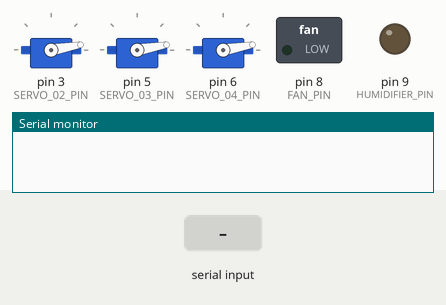
This sketch was run on a simulated Arduino Uno, built with avr-gcc and run on an emulated ATmega328P. On the bench: 3 × servo, switched loads named in the sketch (green lamp = pin HIGH), output pins drawn as LEDs (lit = HIGH), the last lines printed to the serial monitor. The inputs (shaded band) are chosen by the test bench.

Above: at 1.2 s.
1.3 s: "ON\n" received over Serial
At 1.75 s:
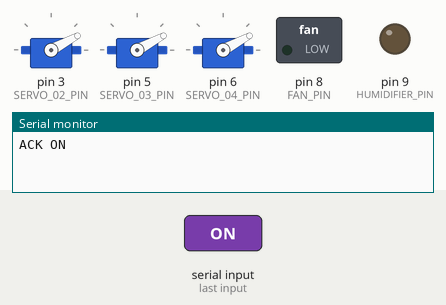
At 4.0 s:
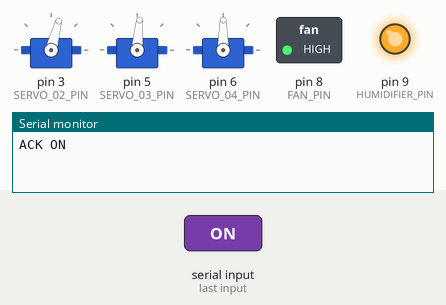
4.3 s: "OFF\n" received over Serial
At 4.45 s:
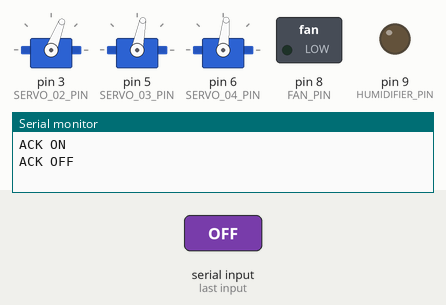
Timing chart, 0 to 7.8 s (numbered marks = the images above; inputs shaded):
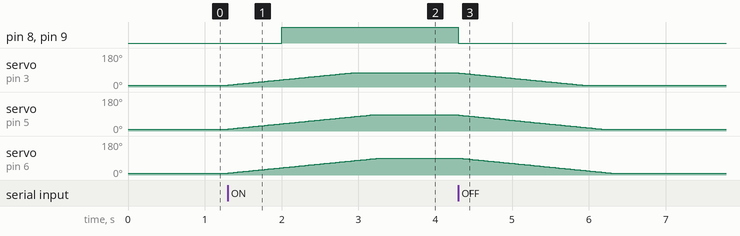

The sketch:

VerticalMonsoon_Arduino.ino
```cpp
#include <Servo.h>

// Vertical Monsoon: Arduino Uno/Nano compatible
// Input: serial "ON\n" or "OFF\n" at 115200 baud.
// Servos require an EXTERNAL regulated 5V supply; connect grounds together.
// Fan/humidifier outputs drive MOSFET/relay MODULE INPUTS, never loads directly.

const byte SERVO_02_PIN = 3;
const byte SERVO_03_PIN = 5;
const byte SERVO_04_PIN = 6;
const byte FAN_PIN = 8;
const byte HUMIDIFIER_PIN = 9;

// Set false for relay modules that turn ON when input is LOW.
const bool OUTPUT_ACTIVE_HIGH = true;

// Calibrate these angles for your real flap geometry BEFORE attaching linkage.
const int CLOSED_02 = 10, OPEN_02 = 75;
const int CLOSED_03 = 10, OPEN_03 = 85;
const int CLOSED_04 = 10, OPEN_04 = 90;

const unsigned long SERVO_STEP_MS = 25;
const unsigned long COMMAND_TIMEOUT_MS = 3500;
const unsigned long ACTUATOR_START_DELAY_MS = 700;

Servo servo02, servo03, servo04;
int pos02 = CLOSED_02, pos03 = CLOSED_03, pos04 = CLOSED_04;
bool desiredOn = false;
unsigned long lastCommandMs = 0, lastServoStepMs = 0, activationMs = 0;
char inputBuffer[16];
byte inputLen = 0;

void setOutput(byte pin, bool on) {
  digitalWrite(pin, (on == OUTPUT_ACTIVE_HIGH) ? HIGH : LOW);
}
int moveToward(int current, int target) {
  if (current < target) return current + 1;
  if (current > target) return current - 1;
  return current;
}
void handleCommand(const char* cmd) {
  if (strcmp(cmd, "ON") == 0) {
    if (!desiredOn) activationMs = millis();
    desiredOn = true;
    lastCommandMs = millis();
    Serial.println("ACK ON");
  } else if (strcmp(cmd, "OFF") == 0) {
    desiredOn = false;
    lastCommandMs = millis();
    Serial.println("ACK OFF");
  }
}
void setup() {
  pinMode(FAN_PIN, OUTPUT);
  pinMode(HUMIDIFIER_PIN, OUTPUT);
  setOutput(FAN_PIN, false);
  setOutput(HUMIDIFIER_PIN, false);
  Serial.begin(115200);
  servo02.attach(SERVO_02_PIN);
  servo03.attach(SERVO_03_PIN);
  servo04.attach(SERVO_04_PIN);
  servo02.write(pos02);
  servo03.write(pos03);
  servo04.write(pos04);
  lastCommandMs = millis();
}
void loop() {
  while (Serial.available()) {
    char ch = (char)Serial.read();
    if (ch == '\n' || ch == '\r') {
      if (inputLen > 0) {
        inputBuffer[inputLen] = '\0';
        handleCommand(inputBuffer);
        inputLen = 0;
      }
    } else if (inputLen < sizeof(inputBuffer) - 1) {
      inputBuffer[inputLen++] = ch;
    } else {
      inputLen = 0;
    }
  }

  // Safety: return to OFF if Python stops sending commands.
  if (millis() - lastCommandMs > COMMAND_TIMEOUT_MS) desiredOn = false;

  if (millis() - lastServoStepMs >= SERVO_STEP_MS) {
    lastServoStepMs = millis();
    pos02 = moveToward(pos02, desiredOn ? OPEN_02 : CLOSED_02);
    pos03 = moveToward(pos03, desiredOn ? OPEN_03 : CLOSED_03);
    pos04 = moveToward(pos04, desiredOn ? OPEN_04 : CLOSED_04);
    servo02.write(pos02);
    servo03.write(pos03);
    servo04.write(pos04);
  }

  // Start fan and humidifier after flaps have begun opening.
  bool outputsOn = desiredOn && (millis() - activationMs >= ACTUATOR_START_DELAY_MS);
  setOutput(FAN_PIN, outputsOn);
  setOutput(HUMIDIFIER_PIN, outputsOn);
}
```

Measured:
- after the input at 1.3 s, pin 8 (FAN_PIN), pin 9 (HUMIDIFIER_PIN): LOW → HIGH after 0.70 s; servo on pin 3 (SERVO_02_PIN): moves from 10° to 75° over 1.6 s, starting at once; servo on pin 5 (SERVO_03_PIN): moves from 10° to 85° over 1.9 s, starting at once; servo on pin 6 (SERVO_04_PIN): moves from 10° to 90° over 2.0 s, starting at once
- after the input at 4.3 s, pin 8 (FAN_PIN), pin 9 (HUMIDIFIER_PIN): HIGH → LOW after 0.00 s instead of 0.50 s
